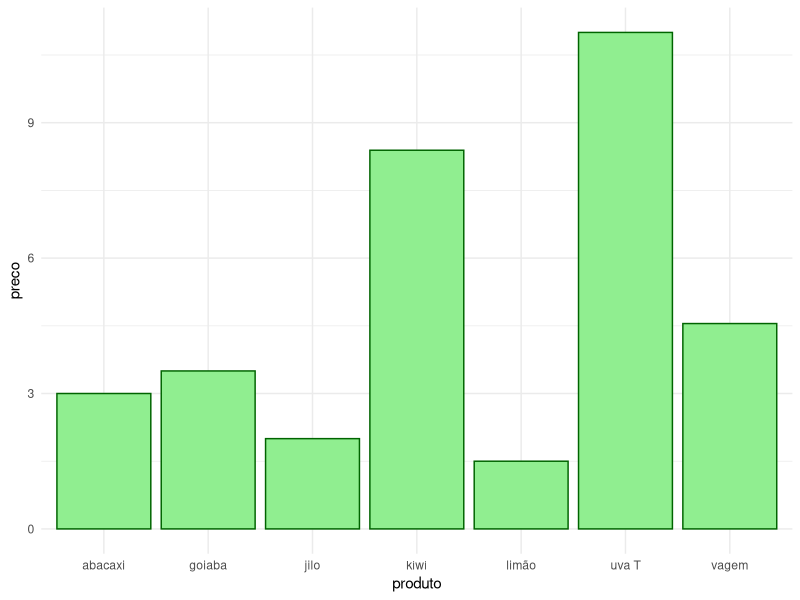
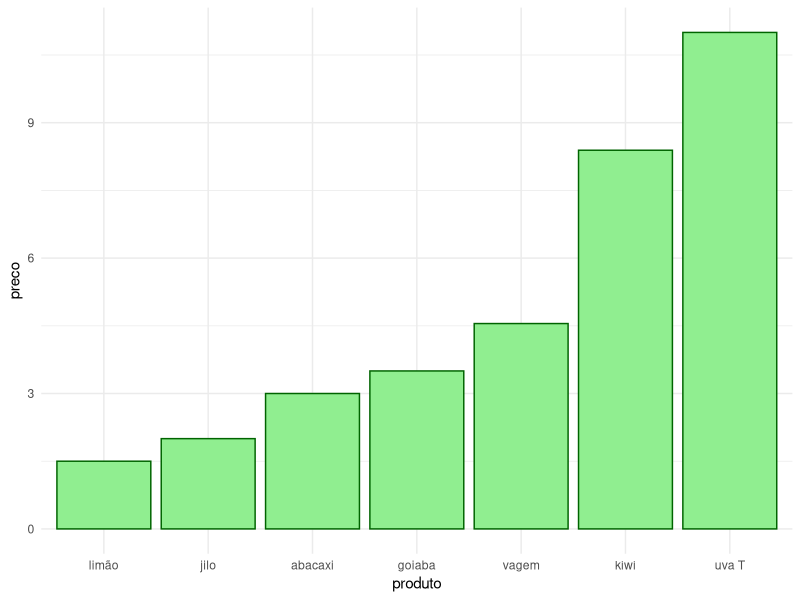
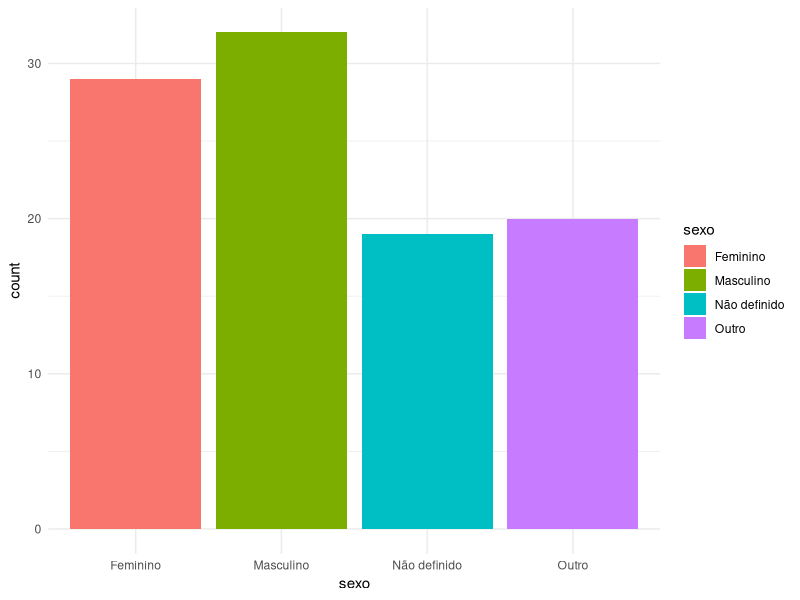
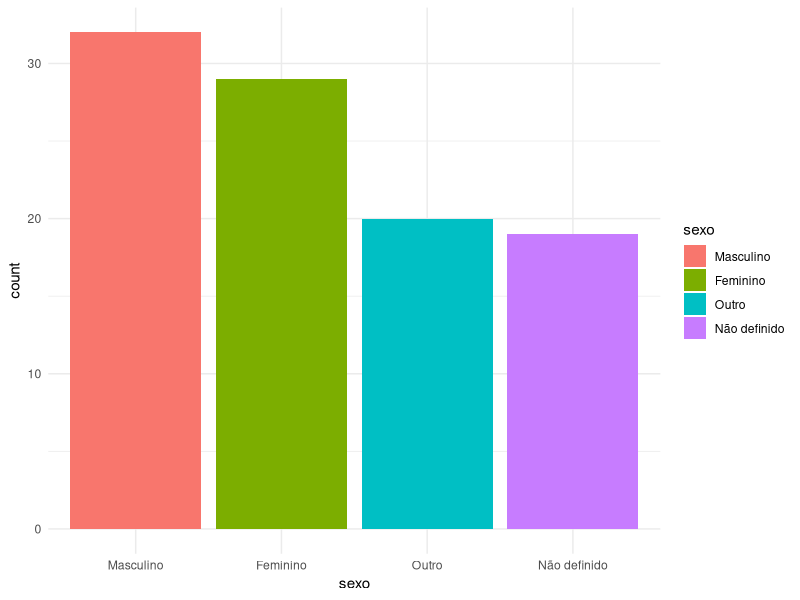
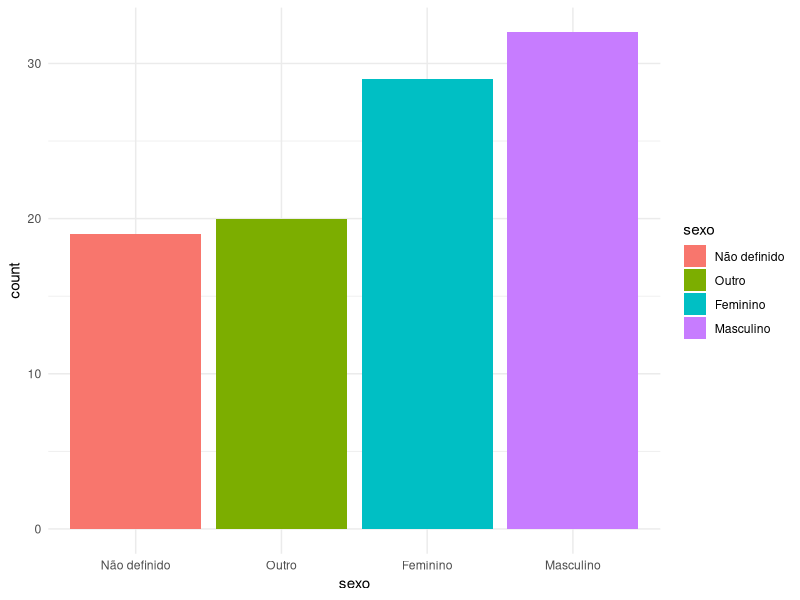

Source code (R) for these figures, in order:
## ---- chunk 1
library(forcats)
library(tibble)
library(dplyr)
library(ggplot2)
## ---- chunk 2
meses <- c("Janeiro", "Fevereiro", "Março",    "Abril", 
           "Maio",    "Junho",     "Julho",    "Agosto", 
           "Setembro", "Outubro",  "Novembro", "Dezembro")
## ---- chunk 3
sort(meses)
## ---- chunk 4
meses <-  c("Janeiro", "Fevereiro", "Março",    "Abril", 
            "Maio",    "Junho",     "Julho",    "Agosto", 
            "Setembro", "Outubro",  "Novembro", "Dezembro")
## ---- chunk 5
meses2 <- factor(meses, levels = meses)
sort(meses2)
## ---- chunk 6
meses3 <- factor(meses)
sort(meses3)
## ---- chunk 7
meses_erro <-   c("Janeiro", "Fevereirooo", "Março",    "Abril", 
                   "Maio",    "Junho",     "Julho",    "Agosto", 
                   "Setembro", "Outubro",  "Novembro", "Dezembro")

meses_erro <- factor(meses_erro, levels = meses)
sort(meses_erro)
## ---- chunk 8
# Criando uma tibble fictícia
data <- tibble(produto = factor(c("abacaxi", "goiaba", "limão", "uva T", "kiwi", "vagem", "jilo")),
               preco = c(3.0, 3.5, 1.5, 11.0, 8.39, 4.55, 2.0))

## ---- chunk 9
ggplot(data) +
  geom_col(aes(x=produto, y=preco), 
           fill="lightgreen", 
           col="darkgreen") +
  theme_minimal()
## ---- chunk 10
# Ordenar a variável produto de acordo com uma outra variável: preco
data <- data |>
  mutate(produto = fct_reorder(produto, preco))

# plotando novamente o gráfico
ggplot(data) +
  geom_col(aes(x=produto, y=preco), 
           fill="lightgreen", 
           col="darkgreen") +
  theme_minimal()
## ---- chunk 11
data <- data |>
  mutate(tipo = fct_collapse(produto,
                             "fruta" = c("abacaxi", "goiaba", "limão", "uva T", "kiwi"),
                             "legume" = c("vagem", "jilo")))

data
## ---- chunk 12
# Recode factor levels
data <- data |>
  mutate(produto = fct_recode(produto,
                            "Uva Thompson" = "uva T",
                            "Limão Thaiti" = "limão",
                            "Goiaba"       = "goiaba",
                            "Abacaxi"      = "abacaxi",
                            "Kiwi"         = "kiwi",
                            "Vagem"        = "vagem", 
                            "Jiló"         = "jilo"))

data
## ---- chunk 13
# criando um data frame com dados de idade e sexo
# Definir parâmetros da distribuição normal
media_idade   <- 40
desvio_padrao <- 10
n_pessoas     <- 100

# Definir sementes aleatórias para garantir a reprodutibilidade
set.seed(20)

# Criar uma tibble com o nome df_sexo
df_sexo <- tibble(id = 1:n_pessoas,
                  sexo = sample(c("Masculino", "Feminino", "Outro", "Não definido"), n_pessoas, replace = TRUE),
                  idade = round(rnorm(n_pessoas, mean = media_idade, sd = desvio_padrao), 0))

df_sexo
## ---- chunk 14
# plotando um gráfico de barras das frequências de cada sexo
ggplot(df_sexo) +
  geom_bar(aes(x=sexo, fill=sexo)) +
  theme_minimal()
## ---- chunk 15
# indicando que a variável sexo deverá ser ordenada de acordo com a frequência (decrescente)
df_sexo <- df_sexo |>
  mutate(sexo = fct_infreq(sexo))

# plotando um gráfico de barras das frequências de cada sexo
ggplot(df_sexo) +
  geom_bar(aes(x=sexo, fill=sexo)) +
  theme_minimal()
## ---- chunk 16
# indicando que a variável sexo deverá ser ordenada de acordo com a frequência, na ordem crescente
df_sexo <- df_sexo |>
  mutate(sexo = fct_rev(fct_infreq(sexo)))

# plotando um gráfico de barras das frequências de cada sexo
ggplot(df_sexo) +
  geom_bar(aes(x=sexo, fill=sexo)) +
  theme_minimal()
